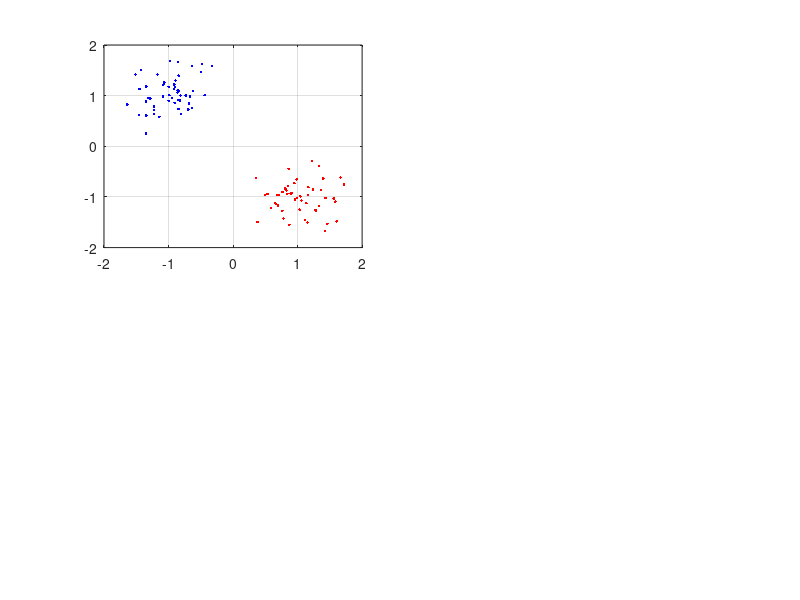

This figure's MATLAB source: (Note: this script raises an error after producing the figure.)
% %  main9.a  MATLAB main program for Kernel pdf estimation
%   Course 02457, November 2007, LKH
%  
clear
%
N1=50;          % Number of data points in d=2 data 
N2=50;
sig=1.5;sig2=sig^2;
%
centers=zeros(2,2);
centers(1,1)=1;
centers(2,1)=-1;
centers(1,2)=-1;
centers(2,2)=1;
width=sqrt(0.1);       % std of simulation normal distribution
%
% Normal distributed data for training set clusters
train1=centers(:,1)*ones(1,N1) + width*randn(2,N1);
train2=centers(:,2)*ones(1,N2) + width*randn(2,N2);
train=[train1,train2];
%
subplot(2,2,1)
plot(train1(1,:),train1(2,:),'r.',train2(1,:),train2(2,:),'b.')
grid
dists=gp_dist(train,train);
K=exp( - dists/(2*sig2));
%
subplot(2,2,2)
imagesc(K,[0 1]), colormap('gray'),colorbar
%
subplot(2,2,3)
width=sqrt(2);       % std of simulation normal distribution
%
% Normal distributed data for training set clusters
train1=centers(:,1)*ones(1,N1) + width*randn(2,N1);
train2=centers(:,2)*ones(1,N2) + width*randn(2,N2);
train=[train1,train2];
plot(train1(1,:),train1(2,:),'r.',train2(1,:),train2(2,:),'b.')
grid
dists=gp_dist(train,train);
K=exp( - dists/(2*sig2));
subplot(2,2,4)
imagesc(K,[0 1]), colormap('gray'),colorbar








